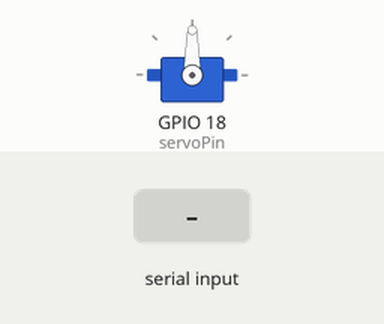
This sketch was run on a simulated ESP32. Shown: servo. The test bench sets the inputs (shaded band).

Above: at 1.2 s.
1.3 s: "yes\n" received over Serial
At 4.8 s:
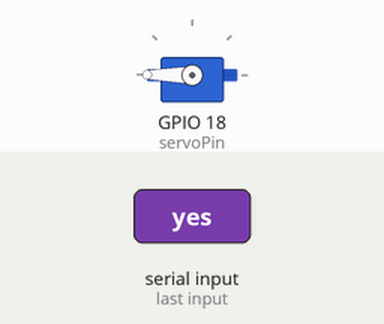
At 8.0 s:
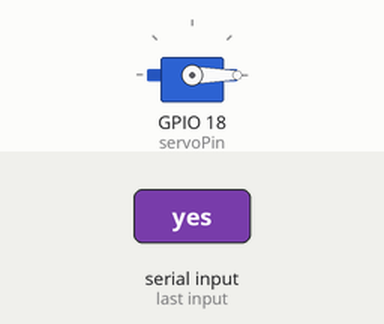
Timing chart, 0 to 9.5 s (numbered marks = the images above; inputs shaded):
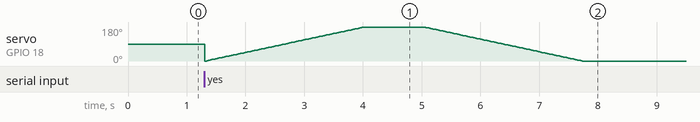

The sketch:

sketch_mar22c.ino
```cpp
#include <ESP32Servo.h>

Servo myServo;
int servoPin = 18;
void setup() {
  // put your setup code here, to run once:
  myServo.attach(servoPin);
  Serial.begin(115200);
}

void loop() {
  // put your main code here, to run repeatedly:
  if(Serial.available()){
    String input = Serial.readStringUntil('\n');
    if(input == "yes"){
      rotateServo360();
    }
  }
  delay(20);
}

void rotateServo360(){
  for(int angle = 0; angle <= 180; angle++){
    myServo.write(angle);
    delay(15);
  }
  delay(1000); // Wait for 1 second at 180 degrees
  for(int angle = 180; angle >= 0; angle--){
    myServo.write(angle);
    delay(15);
  }
}
```
